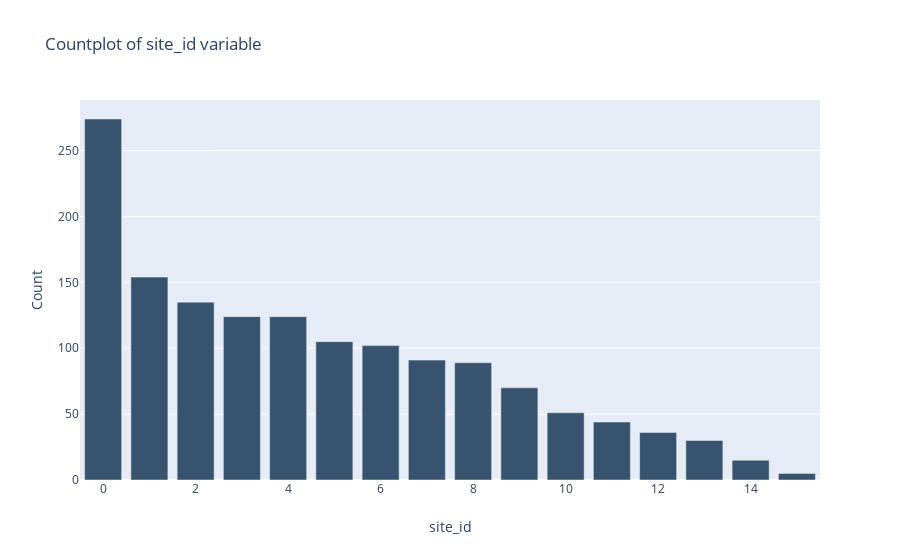

Notebook source saved alongside this figure:
### Code cell
trace1 = go.Bar(x=metadata['site_id'].unique(),y=metadata['site_id'].value_counts().values,marker=dict(color="rgb(55, 83, 109)"))
data=[trace1]
layout = go.Layout(title='Countplot of site_id variable',xaxis=dict(title='site_id'),yaxis=dict(title='Count'),hovermode='closest')
figure = go.Figure(data=data,layout=layout)
iplot(figure)

### Figure 1 — Plotly figure (JSON) as saved in the notebook; plotly's stock layout.template omitted (floating-point values rounded to 4 significant figures)
{"data": [{"marker": {"color": "rgb(55, 83, 109)"}, "type": "bar", "x": [0, 1, 2, 3, 4, 5, 6, 7, 8, 9, 10, 11, 12, 13, 14, 15], "y": [274, 154, 135, 124, 124, 105, 102, 91, 89, 70, 51, 44, 36, 30, 15, 5]}], "layout": {"hovermode": "closest", "title": {"text": "Countplot of site_id variable"}, "xaxis": {"title": {"text": "site_id"}}, "yaxis": {"title": {"text": "Count"}}}}
